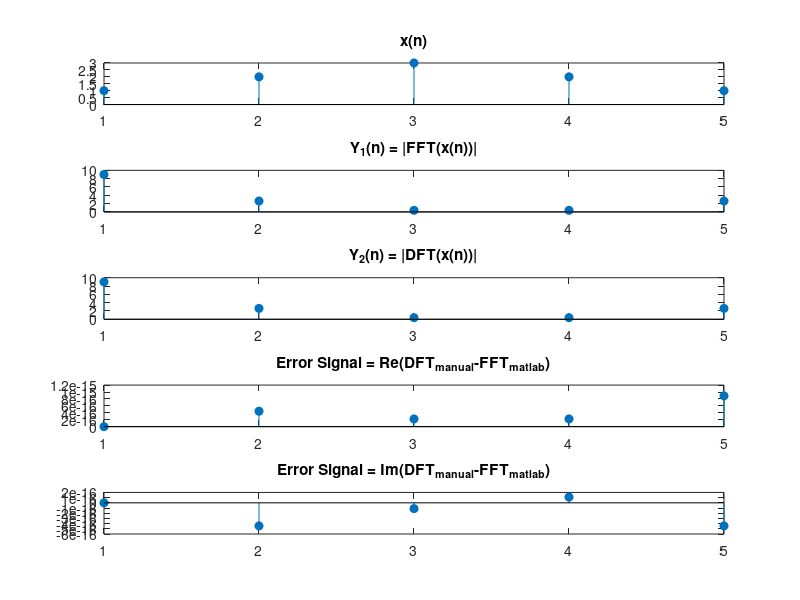

Recreate this plot in MATLAB.
%% Compute DFT manually:
clc, clear, close all;


N = 5;
x = [1 2 3 2 1];
% x = [3 2 1 1 2]; % Modular wrap-around (periodic extension)
FFT_matlab = fft(x)

% Re-Create DCT and DFT
Y_DFT = zeros(1,N);
for k = 1:N
  if k == 1
    w = 1/sqrt(N);
  else
    w = sqrt(2/N);
  end
  SUM = 0;
  for n = 1:N
    w = exp(-(2*pi*1i)/(N))
    pause
    
    
    w = w.^((k-1)*(n-1));
    SUM = SUM + w .* x(n);
    Y_DFT(k) = SUM;
  end
end
Y_DFT

% error = abs(real(Y_DFT') - FFT_matlab);
error = Y_DFT - FFT_matlab;



figure,
subplot(5,1,1), stem(x, 'fill'),  title('x(n)');
subplot(5,1,2), stem(abs(FFT_matlab), 'fill'), title('Y_1(n) = |FFT(x(n))|');
subplot(5,1,3), stem(abs(Y_DFT), 'fill'), title('Y_2(n) = |DFT(x(n))|');
subplot(5,1,4), stem(real(error), 'fill'), title('Error Signal = Re(DFT_{manual}-FFT_{matlab})');
subplot(5,1,5), stem(imag(error), 'fill'), title('Error Signal = Im(DFT_{manual}-FFT_{matlab})');
